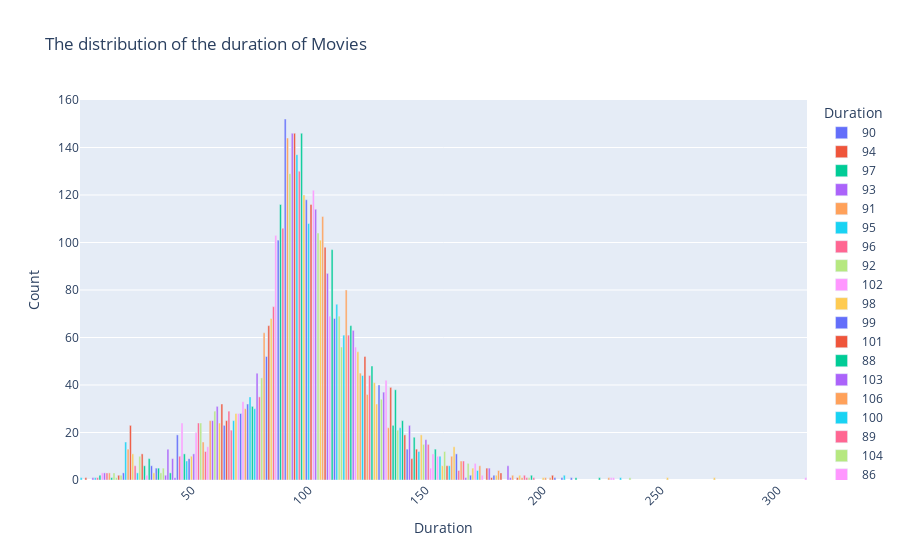

Here is the notebook cell this chart was saved with:
### Code cell
#plotly 
movies = df_netflix[df_netflix['type'] == 'Movie']
duration_movie = movies['duration'].value_counts()

fig = px.bar(x=duration_movie.index, y=duration_movie.values, color=duration_movie.index,
             labels={'x': 'Duration', 'y': 'Count'}, title='The distribution of the duration of Movies')

fig.update_layout(xaxis_tickangle=-45, legend_title='Duration')

fig.show()
